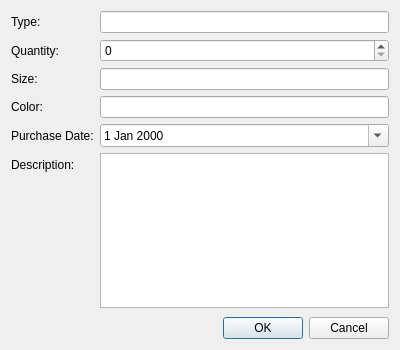
<?xml version="1.0" encoding="UTF-8"?>
<ui version="4.0">
 <class>UniformDialog</class>
 <widget class="QDialog" name="UniformDialog">
  <property name="geometry">
   <rect>
    <x>0</x>
    <y>0</y>
    <width>400</width>
    <height>350</height>
   </rect>
  </property>
  <property name="windowTitle">
   <string>Uniform Information</string>
  </property>
  <layout class="QVBoxLayout" name="verticalLayout">
   <item>
    <layout class="QFormLayout" name="formLayout">
     <item row="0" column="0">
      <widget class="QLabel" name="label">
       <property name="text">
        <string>Type:</string>
       </property>
      </widget>
     </item>
     <item row="0" column="1">
      <widget class="QLineEdit" name="typeEdit"/>
     </item>
     <item row="1" column="0">
      <widget class="QLabel" name="label_2">
       <property name="text">
        <string>Quantity:</string>
       </property>
      </widget>
     </item>
     <item row="1" column="1">
      <widget class="QSpinBox" name="quantitySpinBox"/>
     </item>
     <item row="2" column="0">
      <widget class="QLabel" name="label_3">
       <property name="text">
        <string>Size:</string>
       </property>
      </widget>
     </item>
     <item row="2" column="1">
      <widget class="QLineEdit" name="sizeEdit"/>
     </item>
     <item row="3" column="0">
      <widget class="QLabel" name="label_4">
       <property name="text">
        <string>Color:</string>
       </property>
      </widget>
     </item>
     <item row="3" column="1">
      <widget class="QLineEdit" name="colorEdit"/>
     </item>
     <item row="4" column="0">
      <widget class="QLabel" name="label_5">
       <property name="text">
        <string>Purchase Date:</string>
       </property>
      </widget>
     </item>
     <item row="4" column="1">
      <widget class="QDateEdit" name="purchaseDateEdit">
       <property name="calendarPopup">
        <bool>true</bool>
       </property>
      </widget>
     </item>
     <item row="5" column="0">
      <widget class="QLabel" name="label_5">
       <property name="text">
        <string>Description:</string>
       </property>
      </widget>
     </item>
     <item row="5" column="1">
      <widget class="QPlainTextEdit" name="descriptionEdit">
       <property name="maximumHeight">
        <number>100</number>
       </property>
      </widget>
     </item>
    </layout>
   </item>
   <item>
    <spacer name="verticalSpacer">
     <property name="orientation">
      <enum>Qt::Vertical</enum>
     </property>
     <property name="sizeHint" stdset="0">
      <size>
       <width>20</width>
       <height>40</height>
      </size>
     </property>
    </spacer>
   </item>
   <item>
    <layout class="QHBoxLayout" name="horizontalLayout">
     <item>
      <spacer name="horizontalSpacer">
       <property name="orientation">
        <enum>Qt::Horizontal</enum>
       </property>
       <property name="sizeHint" stdset="0">
        <size>
         <width>40</width>
         <height>20</height>
        </size>
       </property>
      </spacer>
     </item>
     <item>
      <widget class="QPushButton" name="okBtn">
       <property name="text">
        <string>OK</string>
       </property>
      </widget>
     </item>
     <item>
      <widget class="QPushButton" name="cancelBtn">
       <property name="text">
        <string>Cancel</string>
       </property>
      </widget>
     </item>
    </layout>
   </item>
  </layout>
 </widget>
 <resources/>
 <connections/>
</ui>
